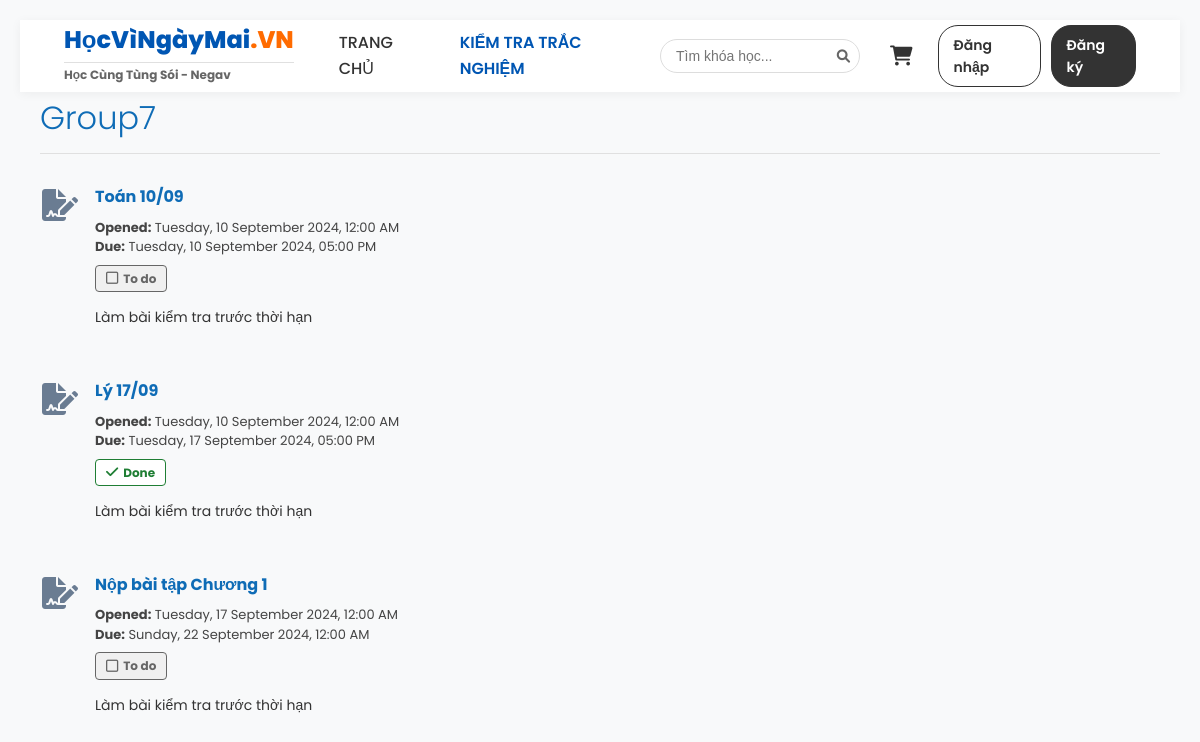
Screenshot of /DoAnCoSo2Elearning/User/danh_sach_bai.php with the database file from the repository.
### tables this page shows
CREATE TABLE `bai_kiem_tra` (
  `id` int(11) NOT NULL,
  `tieu_de` varchar(255) NOT NULL,
  `mo_ta` text DEFAULT NULL,
  `ngay_mo` datetime DEFAULT NULL,
  `han_nop` datetime DEFAULT NULL,
  `trang_thai` tinyint(1) DEFAULT 0,
  `so_lan_cho_phep` int(11) DEFAULT 1,
  `so_lan_da_lam` int(11) DEFAULT 0
);

### DoAnCoSo2Elearning/User/danh_sach_bai.php (the view, shortened to what this page needs)
<?php
include '../database.php';
$sql = "SELECT * FROM bai_kiem_tra ORDER BY id ASC";
$result = mysqli_query($conn, $sql);
function formatLMSDate($dateString) {
    $date = new DateTime($dateString);
    return $date->format('l, d F Y, h:i A');
}
?>
<!DOCTYPE html>
<html lang="vi">
<head>
    <link rel="stylesheet" href="https://cdnjs.cloudflare.com/ajax/libs/font-awesome/6.4.0/css/all.min.css">
    <link rel="stylesheet" href="../css/home.css">
</head>
<body><div class="a"><?php include 'layout/header.php'; ?></div>
<div class="container">
    <h1>Group7</h1>
    <?php while ($row = mysqli_fetch_assoc($result)): ?>
        <div class="activity-item">
            <div class="activity-icon">
                <i class="fa-solid fa-file-signature" style="color: #6a7c92;"></i>
            </div>
            <div class="activity-content">
                <a href="lam_bai.php?id=<?php echo $row['id']; ?>" class="activity-title">
                    <?php echo htmlspecialchars($row['tieu_de']); ?>
                </a>
                <div class="activity-dates">
                    <div>
                        <span class="date-label">Opened:</span>
                        <?php echo formatLMSDate($row['ngay_mo']); ?>
                    </div>
                    <div>
                        <span class="date-label">Due:</span>
                        <?php echo formatLMSDate($row['han_nop']); ?>
                    </div>
                </div>
                <?php if ($row['trang_thai'] == 1): ?>
                    <div class="status-badge">
                        <i class="fa-solid fa-check"></i> Done
                    </div>
                <?php else: ?>
                    <div class="status-badge todo">
                        <i class="fa-regular fa-square"></i> To do
                    </div>
                <?php endif; ?>
                <div class="activity-desc">
                    <?php echo $row['mo_ta'];  ?>
                </div>
            </div>
        </div>
    <?php endwhile; ?>
</div>
</body>
</html>

### DoAnCoSo2Elearning/css/home.css (style rules this page uses)
* { margin: 0; padding: 0; box-sizing: border-box; }
body { font-family: var(--font-main); color: var(--ud-black); background-color: #fff; line-height: 1.4; }
a { text-decoration: none; color: inherit; }
.container { max-width: 1340px; margin: 0 auto; padding: 40px 24px; }
:root { --primary-color: #4a90e2; --secondary-color: #2c3e50; --accent-color: #e74c3c; --light-bg: #f8f9fa; --text-color: #666; --white: #ffffff; }
body { font-family: 'Poppins', sans-serif; line-height: 1.6; color: var(--text-color); background-color: var(--light-bg); }
.container { max-width: 1200px; margin: 0 auto; padding: 0 20px; }

### DoAnCoSo2Elearning/User/danh_sach_bai.php (style rules this page uses)
body { font-family: -apple-system, BlinkMacSystemFont, "Segoe UI", Roboto, "Helvetica Neue", Arial, sans-serif; background-color: #fff; color: #333; margin: 0; padding: 20px; }
.container { max-width: 1200px; margin: 0 auto; }
h1 { color: #0f6cb6; font-weight: 300; font-size: 2rem; margin-bottom: 30px; border-bottom: 1px solid #e0e0e0; padding-bottom: 10px; }
.activity-item { display: flex; gap: 15px; margin-bottom: 30px; padding-bottom: 20px; }
.activity-icon { width: 40px; text-align: center; padding-top: 5px; }
.activity-icon i { font-size: 32px; color: #999; }
.activity-content { flex: 1; }
.activity-title { font-size: 16px; font-weight: bold; color: #0f6cb6; text-decoration: none; display: inline-block; margin-bottom: 8px; }
.activity-dates { font-size: 13px; color: #444; margin-bottom: 8px; line-height: 1.5; }
.date-label { font-weight: bold; }
.status-badge { display: inline-flex; align-items: center; gap: 5px; padding: 3px 10px; border: 1px solid #1f7e34; border-radius: 4px; color: #1f7e34; font-size: 12px; font-weight: bold; background-color: #fff; margin-bottom: 15px; width: fit-content; }
.status-badge i { font-size: 14px; }
.status-badge.todo { border-color: #666; color: #666; background: #f0f0f0; }
.activity-desc { font-size: 14px; color: #333; line-height: 1.5; margin-left: 0; }

### rows the page displays
bai_kiem_tra: tieu_de "Toán 10/09", ngay_mo "Tuesday, 10 September 2024, 12:00 AM", han_nop "Tuesday, 10 September 2024, 05:00 PM", trang_thai 0 (drawn), mo_ta "Làm bài kiểm tra trước thời hạn"
bai_kiem_tra: tieu_de "Lý 17/09", ngay_mo "Tuesday, 10 September 2024, 12:00 AM", han_nop "Tuesday, 17 September 2024, 05:00 PM", trang_thai 1 (drawn), mo_ta "Làm bài kiểm tra trước thời hạn"
bai_kiem_tra: tieu_de "Nộp bài tập Chương 1", ngay_mo "Tuesday, 17 September 2024, 12:00 AM", han_nop "Sunday, 22 September 2024, 12:00 AM", trang_thai 0 (drawn), mo_ta "Làm bài kiểm tra trước thời hạn"
